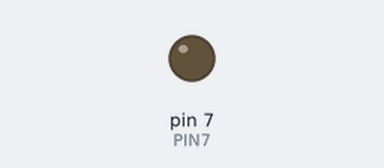
The sketch below on a simulated Arduino Uno, built with avr-gcc and run on an emulated ATmega328P. On the bench: output pins drawn as LEDs (lit = HIGH). Dashed ring = blinking. At 2.0 s the program stops and its outputs stay as they are.

Above: at 0.5 s.
At 1.75 s:
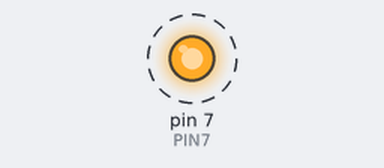
Timing chart, 0 to 3.0 s (numbered marks = the images above):
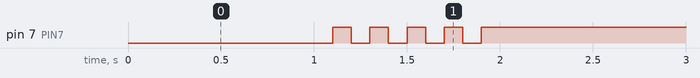

Measured:
- by itself, pin 7 (PIN7): alternates HIGH for 0.10 s and LOW for 0.10 s, 9 changes in all, then stays HIGH

The sketch:

05_practice_2.ino
```cpp
#define PIN7 7
unsigned int count;

void setup() {
  pinMode(PIN7, OUTPUT);
}
void loop() {
  digitalWrite(PIN7, LOW);
  delay(1000);
  digitalWrite(PIN7, HIGH);

  digitalWrite(PIN7, LOW);
  delay(100);
  digitalWrite(PIN7, HIGH);
  delay(100);
  digitalWrite(PIN7, LOW);
  delay(100);
  digitalWrite(PIN7, HIGH);
  delay(100);
  digitalWrite(PIN7, LOW);
  delay(100);
  digitalWrite(PIN7, HIGH);
  delay(100);
  digitalWrite(PIN7, LOW);
  delay(100);
  digitalWrite(PIN7, HIGH);
  delay(100);
  digitalWrite(PIN7, LOW);
  delay(100);
  digitalWrite(PIN7, HIGH);
  delay(100);
  while(1){}
}
```
